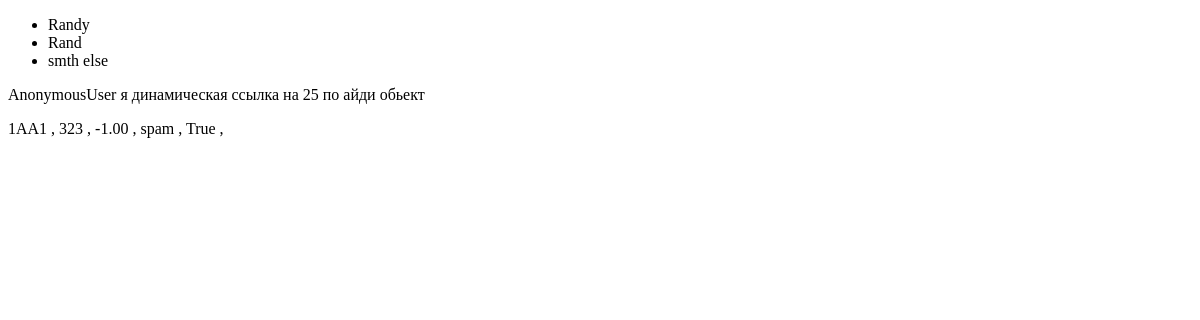
/dynamic/25/, run on an earlier commit of the app's database.
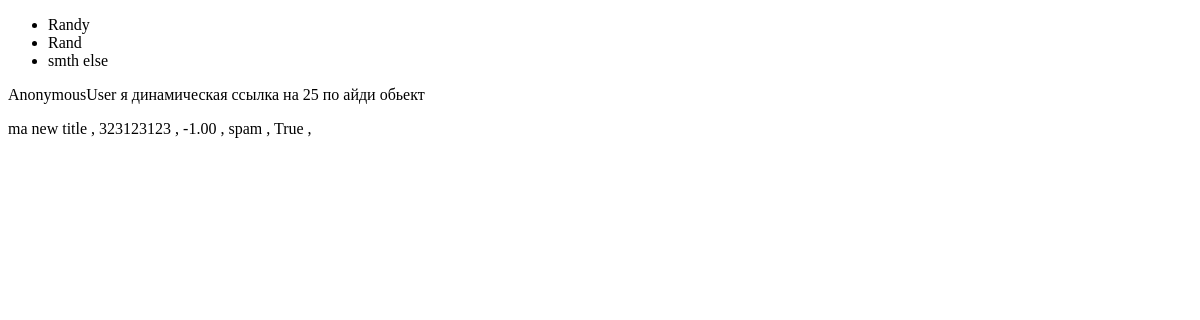
And on a later commit of the database.
### products/models.py (models this page shows)
class Product(models.Model):
    title       = models.CharField(max_length=30)
    description = models.TextField(blank=True,null=True)
    price       = models.DecimalField(decimal_places=2,max_digits=10)
    extra       = models.TextField(default="spam")
    smthnew     = models.BooleanField(default=True)
    ahah        = models.TextField(blank=True, null=False)

### products/views.py (the view)
# urls.py: path('dynamic/<int:d_id>/', dynamic_smth),
def dynamic_smth(request, d_id, *args, **kwargs):
    object = get_object_or_404(Product,id = d_id)
    context = {
        "object": object,
        "object_id": d_id
    }
    return render(request, "products/dynamic.html", context)

### products/templates/products/dynamic.html
{% extends 'base.html' %}
{% block content %}
    <p>{{ request.user }} я динамическая ссылка на {{ object_id}} по айди обьект </p>
    <p>{{ object.title }}   ,  {{ object.description }}  ,  {{ object.price }}  ,  {{ object.extra }}  ,  {{ object.smthnew }}  ,  {{object.ahah}}</p>
{% endblock  %}

### templates/base.html (shortened to what this page needs)
<!doctype html>
<html>
    <head>
    </head>
    <body>
        {% include "navbar.html"  %}
        {% block content %}{% endblock  %}
    </body>
</html>

### templates/navbar.html
<nav>
    <ul>
        <li>Randy</li>
        <li>Rand</li>
        <li>smth else</li>
    </ul>
</nav>

What changed in the data, as far as the page shows it:
changed Product "spam": title "1AA1" → "ma new title"; description "323" → "323123123"
